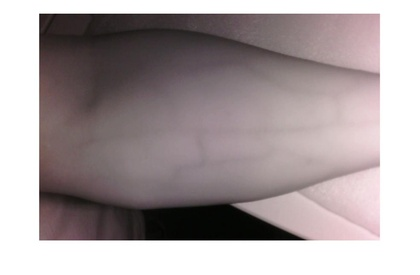
%> input picture Test Code/original.jpg, 420 x 275 px, shrunk from 984 x 645 before the run
$ octave canny_sobel_edge_detection.m   (GNU Octave 9; MATLAB toolbox functions it lacks are replaced by stand-ins)
%> lines starting %> are read from the running program, lines starting %| are printed output that depends on the picture; in (x1, y1, x2, y2) boxes, pixels count from 0 and x2, y2 are one past the last pixel; in counts of white or black regions, pixels touching at a corner belong together; the program's own positions count from 1
clc; close all; clear all

a = imread('original.jpg');
%> a is the input picture: size 275x420x3 uint8; mean R, G, B 168.5, 158.7, 160
m1 = rgb2gray(a);
size(m1)
%> ans = [275 420]

x1=edge(m1,'Canny');
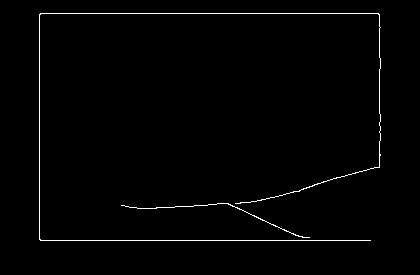
%> x1: size 275x420 logical; 1.2% white in thin lines or dots, all inside (x1, y1, x2, y2) = (39, 13, 381, 241)

%%%%%%%%%%below for Sobel Filter%%%%%%
m2=double(m1);

f1=[-1 -2 1;0 0 0;1 2 -1];
[r,c]=size(m1);
%> r = 275; c = 420
OUT = zeros(r-3,c-3);
for q1=1:(r-3)
    for p1=1:(c-3)
        m1=m2(q1:(q1+2),p1:(p1+2));
        res=f1.*m1;
        f(q1,p1)=sum(sum(res));
    end
end
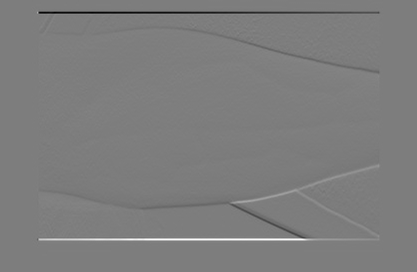
%> f: size 272x417 double; min -500, max 514, mean 0; drawn with min black and max white

subplot(2,2,1);
imshow(f);
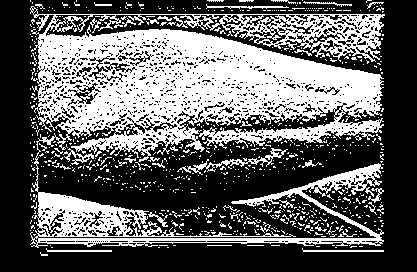
%> displayed picture: size 272x417, on the screen's scale of 0 to 255; 38.4% white; 782 white regions (743 under 20 px), largest, box (x1, y1, x2, y2) and area: (30, 6, 385, 248) 38379, (177, 148, 288, 175) 467, (302, 248, 384, 252) 164
title('Sobel filter');
subplot(2,2,2)
imshow(f);
title('Sobel fitler');

Gx=OUT;
Gy=f;
G = sqrt(Gx.^2+Gy.^2);
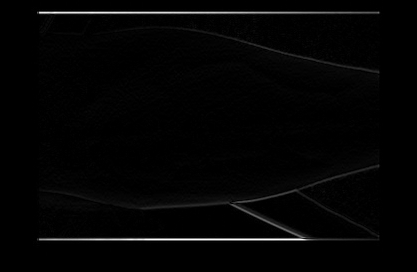
%> G: size 272x417 double; min 0, max 514, mean 9.1; drawn with min black and max white

figure()
imshow(G)
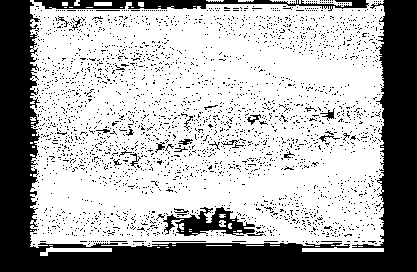
%> displayed picture: size 272x417, on the screen's scale of 0 to 255; 67.7% white; 2800 black regions (2773 under 20 px), largest, box (x1, y1, x2, y2) and area: (0, 0, 417, 272) 27535, (34, 0, 369, 11) 1799, (163, 207, 255, 236) 1219

$ run again, with Test Code/850nm_highpass_freq.png saved as Test Code/original.jpg
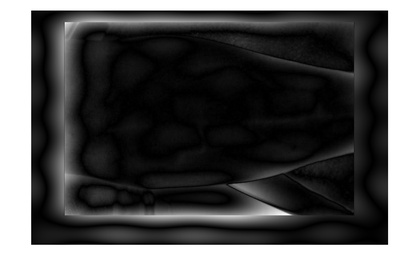
%> input picture Test Code/850nm_highpass_freq.png, 420 x 268 px, shrunk from 1158 x 738 before the run
%> a is the input picture: size 268x420x3 uint8; min 0, max 255, mean 85.1
%> `x1=edge(m1,'Canny');`:
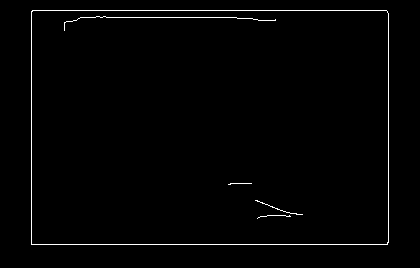
%> x1: size 268x420 logical; 1.3% white in thin lines or dots, all inside (x1, y1, x2, y2) = (31, 10, 389, 245)
%> `imshow(G)`:
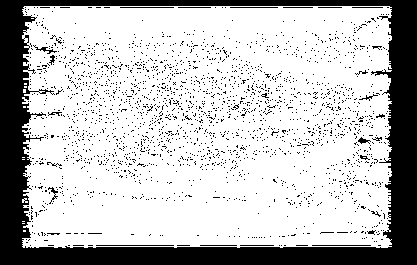
%> displayed picture: size 265x417, on the screen's scale of 0 to 255; 74.8% white; 2256 black regions (2233 under 20 px), largest, box (x1, y1, x2, y2) and area: (0, 0, 417, 265) 23193, (96, 245, 174, 246) 78, (312, 245, 371, 246) 59
